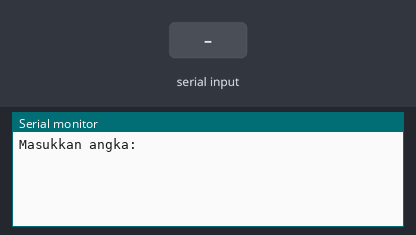
This sketch was run on a simulated Arduino Uno, built with avr-gcc and run on an emulated ATmega328P. Shown: the last lines printed to the serial monitor. The test bench sets the inputs (shaded band).

Above: at 1.2 s.
1.3 s: "90,45\n" received over Serial
At 3.5 s:
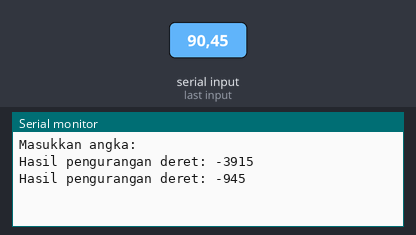
3.8 s: "30,150\n" received over Serial
At 5.6 s:
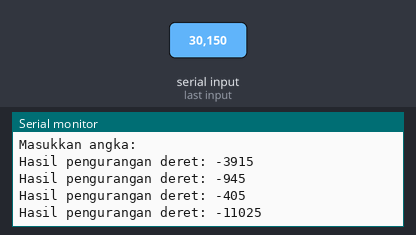
Timing chart, 0 to 7.1 s (numbered marks = the images above; inputs shaded):
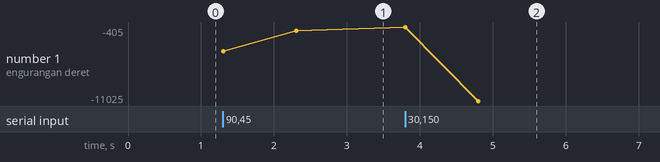

Measured:
- after the input at 1.3 s, the serial monitor: prints a new line at once (image 1)
- after the input at 3.8 s, the serial monitor: prints a new line at once (image 2)
- plotted number 1: -945 → -11025 after the input at 3.8 s

The sketch:

Soal-5.ino
```cpp
int number, deretKurang;

void setup() {
  Serial.begin(9600);
  Serial.println("Masukkan angka: ");
}

void loop() {
  if(Serial.available() > 1) {
    number = Serial.parseInt();
    deretKurang = number;
    for(int i = number - 1; i > 0; i--){
      deretKurang -= i;
    }
    Serial.print("Hasil pengurangan deret: ");
    Serial.println(deretKurang);
    delay(1000);
  }
}
```
